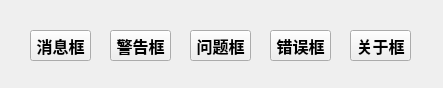
<?xml version="1.0" encoding="UTF-8"?>
<ui version="4.0">
 <class>MainWindow</class>
 <widget class="QMainWindow" name="MainWindow">
  <property name="geometry">
   <rect>
    <x>0</x>
    <y>0</y>
    <width>443</width>
    <height>88</height>
   </rect>
  </property>
  <property name="windowTitle">
   <string>弹出不同种类的消息提示框</string>
  </property>
  <widget class="QWidget" name="centralwidget">
   <widget class="QPushButton" name="pushButton">
    <property name="geometry">
     <rect>
      <x>30</x>
      <y>30</y>
      <width>61</width>
      <height>31</height>
     </rect>
    </property>
    <property name="font">
     <font>
      <pointsize>12</pointsize>
      <weight>75</weight>
      <bold>true</bold>
     </font>
    </property>
    <property name="text">
     <string>消息框</string>
    </property>
   </widget>
   <widget class="QPushButton" name="pushButton_2">
    <property name="geometry">
     <rect>
      <x>110</x>
      <y>30</y>
      <width>61</width>
      <height>31</height>
     </rect>
    </property>
    <property name="font">
     <font>
      <pointsize>12</pointsize>
      <weight>75</weight>
      <bold>true</bold>
     </font>
    </property>
    <property name="text">
     <string>警告框</string>
    </property>
   </widget>
   <widget class="QPushButton" name="pushButton_3">
    <property name="geometry">
     <rect>
      <x>190</x>
      <y>30</y>
      <width>61</width>
      <height>31</height>
     </rect>
    </property>
    <property name="font">
     <font>
      <pointsize>12</pointsize>
      <weight>75</weight>
      <bold>true</bold>
     </font>
    </property>
    <property name="text">
     <string>问题框</string>
    </property>
   </widget>
   <widget class="QPushButton" name="pushButton_4">
    <property name="geometry">
     <rect>
      <x>270</x>
      <y>30</y>
      <width>61</width>
      <height>31</height>
     </rect>
    </property>
    <property name="font">
     <font>
      <pointsize>12</pointsize>
      <weight>75</weight>
      <bold>true</bold>
     </font>
    </property>
    <property name="text">
     <string>错误框</string>
    </property>
   </widget>
   <widget class="QPushButton" name="pushButton_5">
    <property name="geometry">
     <rect>
      <x>350</x>
      <y>30</y>
      <width>61</width>
      <height>31</height>
     </rect>
    </property>
    <property name="font">
     <font>
      <pointsize>12</pointsize>
      <weight>75</weight>
      <bold>true</bold>
     </font>
    </property>
    <property name="text">
     <string>关于框</string>
    </property>
   </widget>
  </widget>
 </widget>
 <resources/>
 <connections/>
</ui>
